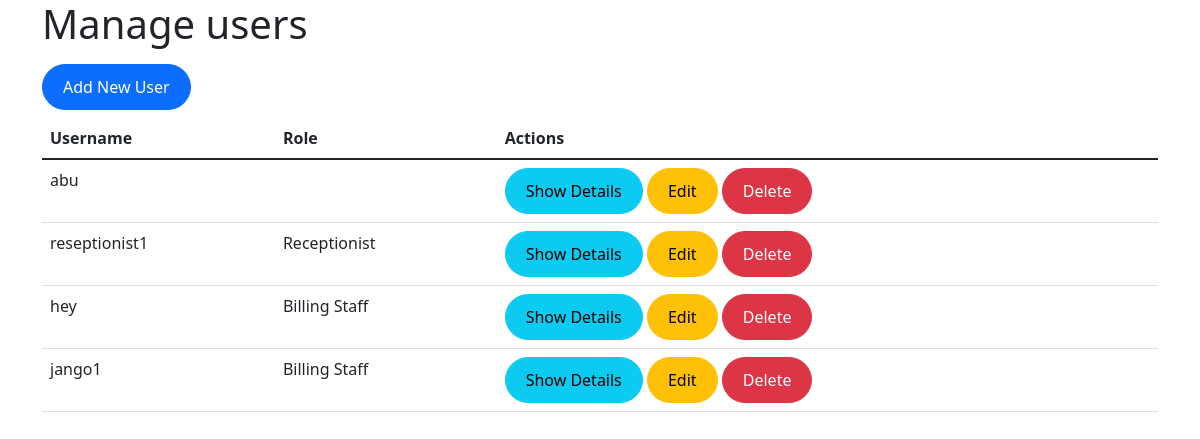
Page /userlist on the earlier database version.
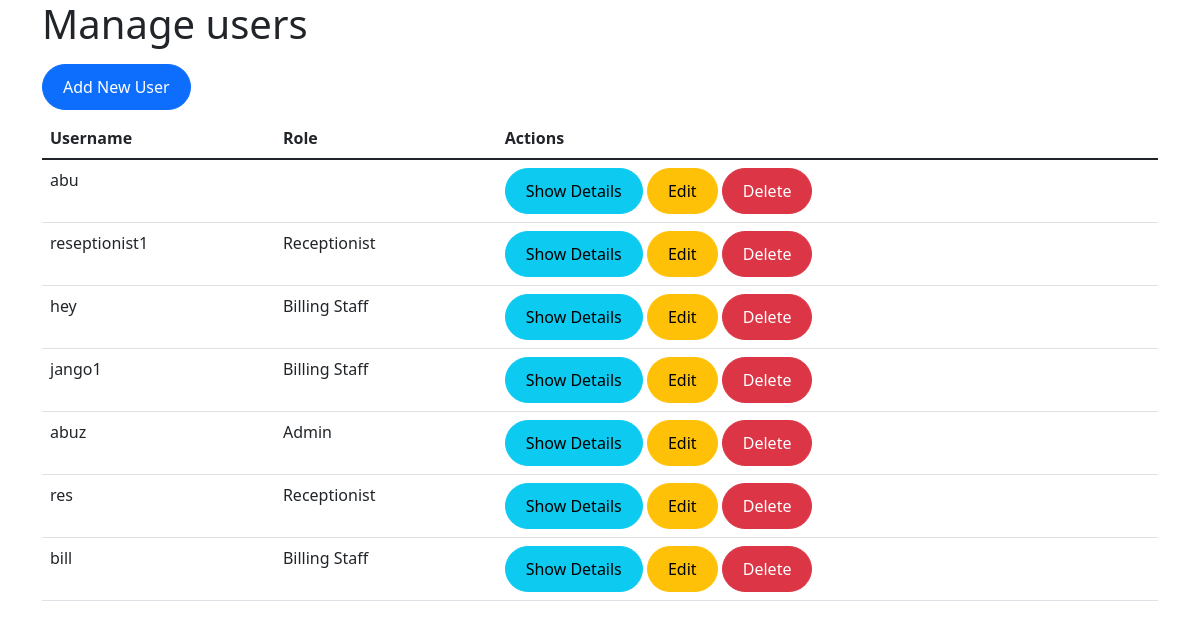
Same page on the later database version.
### main_app/models.py (models this page shows)
class User(AbstractUser):
    ROLES = (
        ('Admin', 'Admin'),
        ('Receptionist', 'Receptionist'),
        ('Billing Staff', 'Billing Staff'),
    )
    role = models.CharField(max_length=50, choices=ROLES)

### main_app/views.py (the view)
# urls.py: path('userlist', views.user_list, name='user_list'),  # Ensure no typo here
def user_list(request):
    users = User.objects.all()
    return render(request, 'admin/user_list.html', {'users': users})

### templates/admin/user_list.html (shortened to what this page needs)
{% load static %}
<!DOCTYPE html>
<html lang="en">
<head>
    <link rel="stylesheet" href="{% static 'CSS/admin_styles.css' %}">
    <link href="https://cdn.jsdelivr.net/npm/bootstrap@5.1.3/dist/css/bootstrap.min.css" rel="stylesheet">
</head>
<body>
    <div class="container">
        <h1>Manage users</h1>
        <a href="{% url 'create_user' %}" class="btn btn-primary my-2">Add New User</a>
        <table class="table table-hover">
            <thead>
                <tr>
                    <th>Username</th>
                    <th>Role</th>
                    <th>Actions</th>
                </tr>
            </thead>
            <tbody>
                {% for user in users %}
                    <tr>
                        <td>{{ user.username }}</td>
                        <td>{{ user.role }}</td>
                        <td>
                            <a href="#" class="btn btn-info btn-sm">Show Details</a>
                            <a href="{% url 'edit_user' user.id %}" class="btn btn-warning btn-sm">Edit</a>
                            <a href="{% url 'delete_user' user.id %}"
                                       class="btn btn-sm btn-danger"
                                       onclick="return confirm('Are you sure you want to delete this user?');">
                                       Delete
                                    </a>
                        </td>
                    </tr>
                {% empty %}
                    <tr>
                        <td colspan="5">No doctors found.</td>
                    </tr>
                {% endfor %}
            </tbody>
        </table>
    </div>
</body>
</html>

### static/CSS/admin_styles.css (style rules this page uses)
body { font-family: 'Poppins', sans-serif; margin: 0; padding: 0; background-color: #f8f9fa; }
h1 { font-size: 2.5rem; margin: 0; }
button, a.btn { font-size: 1rem; border-radius: 30px; padding: 10px 20px; }

Differences in the rows shown:
added User: username "abuz", role "Admin"
added User: username "res", role "Receptionist"
added User: username "bill", role "Billing Staff"
